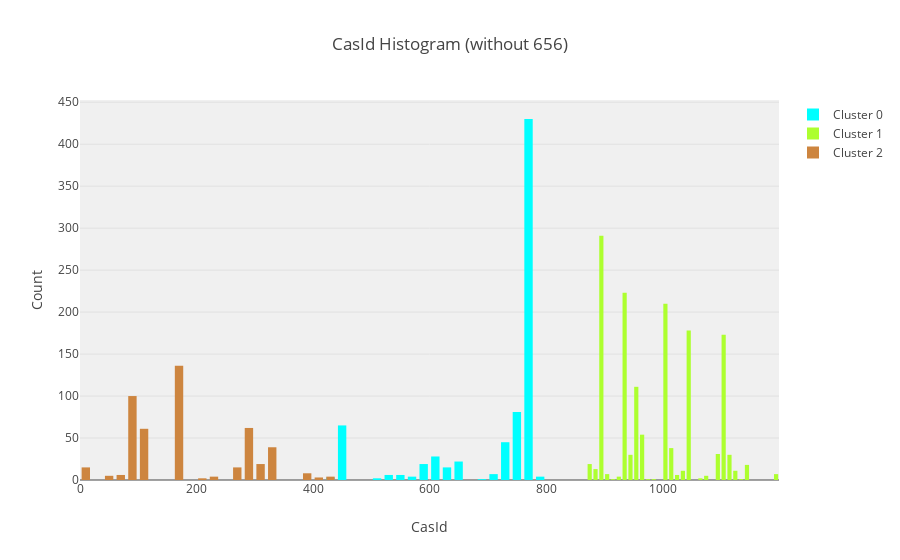

Notebook code for this chart:
### Code cell
# Get CasId histogram filled by the color of its cluster.
data_plot = []
for c in range(max(clusters) + 1) :
    data_plot.append(
        go.Histogram(
            x = data_without_656[CASID_COLUMN][clusters == c].values,
            name = 'Cluster ' + str(c),
            marker = dict(
                color = COLOR_MAP[c]
            )
        )
    )

layout = go.Layout(
    title='CasId Histogram (without 656)',
    xaxis=dict(
        title='CasId'
    ),
    yaxis=dict(
        title='Count'
    ),
    bargap=0.2,
    bargroupgap=0.1,
    showlegend=True,
    barmode='overlay',
    plot_bgcolor='rgba(240,240,240, 0.95)'
)

fig = go.Figure(data=data_plot, layout=layout)
offline.iplot(fig)
pio.write_image(fig, get_path('histogram_casid_without656'))
Image(get_path('histogram_casid_without656'))

### Figure 1 — Plotly figure (JSON) as saved in the notebook; plotly's stock layout.template omitted (floating-point values rounded to 4 significant figures; data arrays with more than 128 entries replaced by an {"elided": "..."} marker saying what was removed)
{"data": [{"marker": {"color": "aqua"}, "name": "Cluster 0", "type": "histogram", "uid": "ffb3673b-6af9-47a9-8d3c-a39faad0d4dd", "x": {"elided": "738 int values"}}, {"marker": {"color": "greenyellow"}, "name": "Cluster 1", "type": "histogram", "uid": "19c5abc9-ab70-4f6f-88ae-c47019405432", "x": {"elided": "1476 int values"}}, {"marker": {"color": "peru"}, "name": "Cluster 2", "type": "histogram", "uid": "24a16971-0de9-44df-8500-c4af90ba8903", "x": {"elided": "479 int values"}}], "layout": {"bargap": 0.2, "bargroupgap": 0.1, "barmode": "overlay", "plot_bgcolor": "rgba(240,240,240, 0.95)", "showlegend": true, "title": {"text": "CasId Histogram (without 656)"}, "xaxis": {"title": {"text": "CasId"}}, "yaxis": {"title": {"text": "Count"}}}}
